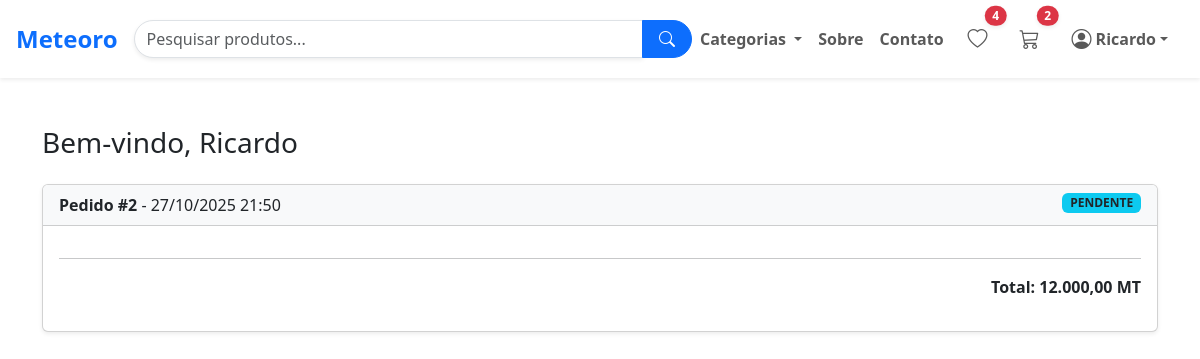
Screenshot of /orders/ (signed in) with the database file from the repository.
### meteoro/models.py (models this page shows, shortened)
class Order(models.Model):
    STATUS_CHOICES = [
        ('PENDENTE', 'Pendente'),
        ('PROCESSANDO', 'Processando'),
        ('ENVIADO', 'Enviado'),
        ('CONCLUÍDO', 'Concluído'),
    ]
    user = models.ForeignKey(User, on_delete=models.CASCADE)
    full_name = models.CharField("Nome completo", max_length=100)
    phone = models.CharField("Telefone", max_length=15)
    province = models.CharField("Província", max_length=100)
    city = models.CharField("Cidade/Distrito", max_length=100)
    neighborhood = models.CharField("Bairro", max_length=100)
    address = models.TextField("Endereço detalhado")
    total = models.FloatField("Total do pedido")
    status = models.CharField(max_length=20, choices=STATUS_CHOICES, default='PENDENTE')
    date = models.DateTimeField(default=timezone.now)

### meteoro/views.py (the view)
# urls.py: path('orders/', views.orders, name='orders'),
@login_required
def orders(request):
    orders = Order.objects.filter(user=request.user).prefetch_related('items__product')
    return render(request, 'meteoro/orders.html', {'orders': orders})

### meteoro/templatetags/currency_filters.py (called while the page is built)
@register.filter
def metical(value):
    try:
        value = float(value)
        return f"{value:,.2f} MT".replace(",", "X").replace(".", ",").replace("X", ".")
    except (ValueError, TypeError):
        return value

### templates/meteoro/orders.html (shortened to what this page needs)
{% extends 'partials/base.html' %}
{% load currency_filters %}
{% block content %}
<div class="container my-5">
    <h3>Bem-vindo, <span class="text-capitalize">{{ request.user }}</span></h3>
    {% if orders %}
        {% for order in orders %}
        <div class="card shadow-sm my-4">
            <div class="card-header bg-light">
                <strong>Pedido #{{ order.id }}</strong> - {{ order.date|date:"d/m/Y H:i" }}
                <span class="badge bg-info text-dark float-end">{{ order.status }}</span>
            </div>
            <div class="card-body">
                <hr>
                <p class="fw-bold text-end">Total: {{ order.total|metical }}</p>
            </div>
        </div>
        {% endfor %}
    {% else %}
        <h5 class="text-center text-muted mt-5">Nenhum pedido encontrado 😕</h5>
    {% endif %}
</div>
{% endblock %}

### templates/partials/base.html (shortened to what this page needs)
{% load static %}
<!doctype html>
<html lang="pt-PT">
<head>
  <link rel="stylesheet" href="https://cdn.jsdelivr.net/npm/bootstrap@5.3.7/dist/css/bootstrap.min.css"
>
  <link rel="stylesheet" href="https://cdn.jsdelivr.net/npm/bootstrap-icons@1.11.3/font/bootstrap-icons.css">
  <link rel="stylesheet" href="{% static '/css/owl.carousel.min.css' %}">
  <link rel="stylesheet" href="{% static '/css/all.min.css' %}">
  <link rel="stylesheet" href="{% static 'css/style.css' %}">
</head>
<body>
  <header>
  <nav class="navbar navbar-expand-xl navbar-light bg-white shadow-sm sticky-top py-3">
    <div class="container-fluid px-3">
      <a class="navbar-brand fw-bold text-primary fs-4 d-flex align-items-center" href="{% url 'index' %}">
        Meteoro
      </a>
      <form class="d-none d-lg-flex mx-auto w-50" role="search">
        <div class="input-group">
          <input class="form-control rounded-start-pill shadow-sm" type="search" placeholder="Pesquisar produtos..."
            aria-label="Pesquisar">
          <button class="btn btn-primary rounded-end-pill px-3" type="submit">
            <i class="bi bi-search"></i>
          </button>
        </div>
      </form>
      <div class="collapse navbar-collapse" id="navbarContent">
        <ul class="navbar-nav me-auto mb-2 mb-lg-0 fw-semibold">
          <li class="nav-item dropdown">
            <a class="nav-link dropdown-toggle fw-semibold" href="#" id="produtosDropdown" role="button" data-bs-toggle="dropdown" aria-expanded="false">
              Categorias
            </a>
          </li>
          <li class="nav-item"><a class="nav-link" href="{% url 'about' %}">Sobre</a></li>
          <li class="nav-item"><a class="nav-link" href="{% url 'contact' %}">Contato</a></li>
        </ul>
        <ul class="navbar-nav align-items-center ms-auto d-none d-xl-flex">
          <li class="nav-item mx-2">
            <a href="#" class="nav-link position-relative">
              <i class="bi bi-heart fs-5"></i>
              <span class="position-absolute top-0 start-100 translate-middle badge rounded-pill bg-danger shadow-sm">4</span>
            </a>
          </li>
          <li class="nav-item mx-2">
            <a href="{% url 'cart' %}" class="nav-link position-relative">
              <i class="bi bi-cart3 fs-5"></i>
              <span class="position-absolute top-0 start-100 translate-middle badge rounded-pill bg-danger shadow-sm">2</span>
            </a>
          </li>
          {% if request.user.is_authenticated %}
            <li class="nav-item dropdown mx-2">
              <a class="nav-link dropdown-toggle fw-semibold d-flex align-items-center" href="#" id="perfilDropdown"
                role="button" data-bs-toggle="dropdown" aria-expanded="false">
                <i class="bi bi-person-circle fs-5 me-1"></i>
                {{ request.user.first_name|default:request.user.username }}
              </a>
            </li>
          {% else %}
            <li class="nav-item mx-2"><a href="{% url 'login' %}" class="btn btn-outline-primary px-3">Entrar</a></li>
            <li class="nav-item mx-2"><a href="{% url 'custom_registration' %}" class="btn btn-primary px-3">Registrar</a></li>
          {% endif %}
        </ul>
      </div>
    </div>
  </nav>
</header>
  {% block content %} {% endblock content%}
</body>
</html>

### rows the page displays
Order: id "2", date "27/10/2025 21:50", status "PENDENTE", total|metical "12.000,00 MT"

### other values shown
{{ request.user.first_name|default:request.user.username }} "Ricardo"
{{ request.user }} "Ricardo"
